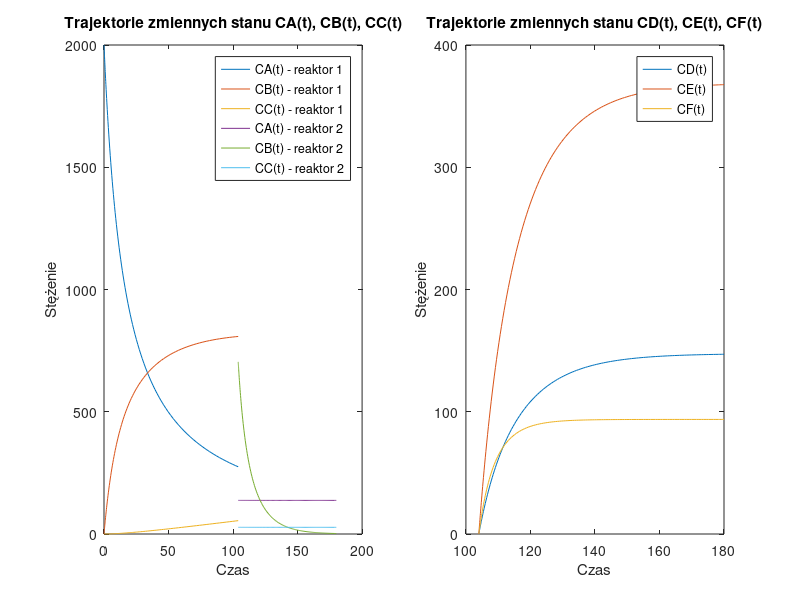

This chart was generated by the following MATLAB code:
function lab_3

 % zmienne decyzyjne

tx = 104;    % wartość z przedziału 1.0 - 179.0 min

T = 313;    % wartość z przedziału 298 - 398 K

S = 0.1;   % wartość z przedziału 0.0 - 0.1 m^3

u= [ tx T S ];

 

% parametry układu

V1 = 0.1;      % m^3

CA_1_0 = 2000; % mol/(m^3)

CB0 = 600;     % mol/(m^3)

 

% symulacja procesu w Reaktorze 1

% zmienne stanu x = [CA CB CC CD CE CF]

 

tspan_1 = [0.0 u(1)];

x0_1 = [ CA_1_0  0.0  0.0  0.0  0.0  0.0 ];

 

options_ode = odeset('RelTol',1e-6,'AbsTol',1e-6);

[tsol_1,xsol_1] = ode45(@(t,x) Stage_1(t,x,u(2)), tspan_1, x0_1, options_ode);

 

% Mieszanie

V2 = V1 + u(3);

CA_2_0 = V1*xsol_1(end,1) / V2 ;

CB_2_0 = ( V1*xsol_1(end,2) + u(3)*CB0 ) / V2 ;

CC_2_0 = V1*xsol_1(end,3) / V2 ;

 

% symulacja procesu w Reaktorze 2

tspan_2 = [u(1) 180];

x0_2 = [ CA_2_0 CB_2_0 CC_2_0 0 0 0  ];

[tsol_2,xsol_2] = ode45(@Stage_2, tspan_2, x0_2, options_ode);

 

%wskaznik_jakosci

wskaznik_jakosci = V2*xsol_2(end,4)

 

subplot(1,2,1)

plot(tsol_1,xsol_1(:,1:3),tsol_2,xsol_2(:,1:3))

title('Trajektorie zmiennych stanu CA(t), CB(t), CC(t)')

ylabel('Stężenie')

xlabel('Czas')

legend('CA(t) - reaktor 1','CB(t) - reaktor 1','CC(t) - reaktor 1','CA(t) - reaktor 2','CB(t) - reaktor 2','CC(t) - reaktor 2')

 

subplot(1,2,2)

plot(tsol_2,xsol_2(:,4:6))

title('Trajektorie zmiennych stanu CD(t), CE(t), CF(t)')

ylabel('Stężenie')

xlabel('Czas')

legend('CD(t)','CE(t)','CF(t)')


end

 

function dx = Stage_1(t,x,u)

CA = x(1); CB = x(2); CC = x(3);

CD = x(4); CE = x(5); CF = x(6);

Temp = u;

dx = zeros(6,1);

k1 = 0.0444 * exp( -2500/(Temp) );

k2 = 6889.0 * exp( -5000/(Temp) );

dx(1) = -2*k1*CA*CA;

dx(2) = k1*CA*CA - k2*CB;

dx(3) = k2*CB;

dx(4) = 0.0;

dx(5) = 0.0;

dx(6) = 0.0;

end

 

function dx = Stage_2(t,x)

CA = x(1); CB = x(2); CC = x(3);

CD = x(4); CE = x(5); CF = x(6);

dx = zeros(6,1);

dx(1) = 0.0;

dx(2) = -0.02*CB-0.05*CB-2*4.0*(10^(-5))*CB*CB;

dx(3) = 0.0;

dx(4) = 0.02*CB;

dx(5) = 0.05*CB;

dx(6) = 4.0*(10^(-5))*CB*CB;

end